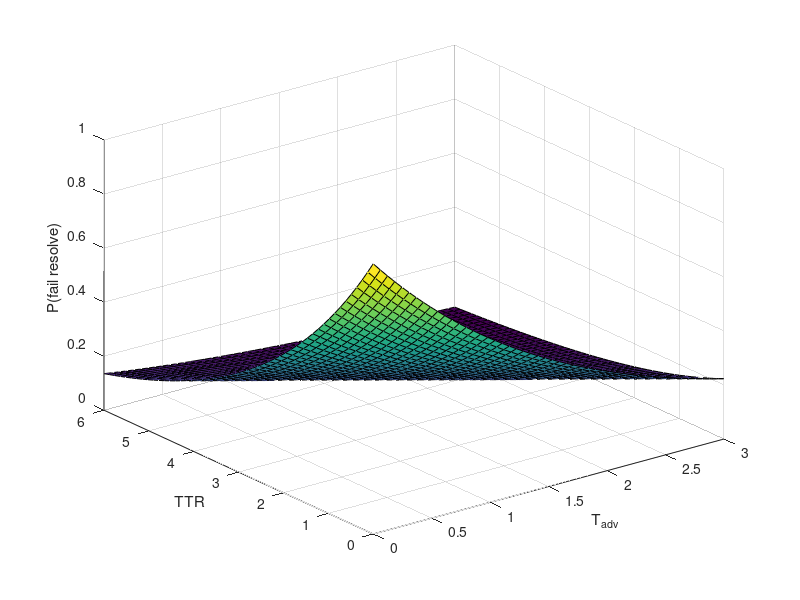

This chart was generated by the following MATLAB code:
for i=1:50
    i;
    p_i = i/10
x = linspace(0,10,100);
y = linspace(0,3,100);
[X,Y] = meshgrid(x,y);

Pcoll = 1/2*exp(-(X/(2)).^p_i - Y/i);%.*exp(-(Y/4));
Z = (Pcoll).^((Y.^p_i+0.01*X));

clf
surf(X,Y,Z)
title(sprintf("p=%g",p_i))
xlabel('T_{adv}')
ylabel('TTR')
zlabel('P(coll)')
pause(0.0   )
end
%% modelling P_collision
Tadv = linspace(0,3,50);
ttr = linspace(0,6,50);
[X,Y] = meshgrid(Tadv,ttr);

Pcoll = 1/2*exp(-(X/1).^2).*exp(-(Y/2));

surf(Tadv,ttr,Pcoll)

xlabel('T_{adv}')
ylabel('TTR')
zlabel('P(fail resolve)')   
%% T_2

Tadv = linspace(0,3,50);
ttr = linspace(0,6,50);
[X,Y] = meshgrid(Tadv,ttr);

Pcoll = exp(-(X/2+Y/3));

surf(Tadv,ttr,Pcoll)

xlabel('T_{adv}')
ylabel('TTR')
zlabel('P(fail resolve)')  



